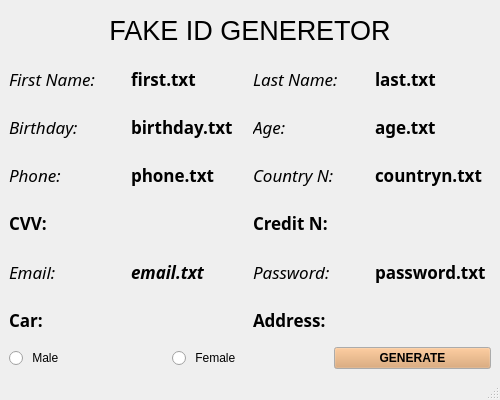
<?xml version="1.0" encoding="UTF-8"?>
<ui version="4.0">
 <class>MainWindow</class>
 <widget class="QMainWindow" name="MainWindow">
  <property name="geometry">
   <rect>
    <x>0</x>
    <y>0</y>
    <width>500</width>
    <height>400</height>
   </rect>
  </property>
  <property name="palette">
   <palette>
    <active>
     <colorrole role="Button">
      <brush brushstyle="SolidPattern">
       <color alpha="255">
        <red>220</red>
        <green>160</green>
        <blue>102</blue>
       </color>
      </brush>
     </colorrole>
    </active>
    <inactive>
     <colorrole role="Button">
      <brush brushstyle="SolidPattern">
       <color alpha="255">
        <red>220</red>
        <green>160</green>
        <blue>102</blue>
       </color>
      </brush>
     </colorrole>
    </inactive>
    <disabled>
     <colorrole role="Button">
      <brush brushstyle="SolidPattern">
       <color alpha="255">
        <red>220</red>
        <green>160</green>
        <blue>102</blue>
       </color>
      </brush>
     </colorrole>
    </disabled>
   </palette>
  </property>
  <property name="windowTitle">
   <string>MainWindow</string>
  </property>
  <widget class="QWidget" name="centralwidget">
   <layout class="QVBoxLayout" name="verticalLayout">
    <item>
     <layout class="QHBoxLayout" name="horizontalLayout_2">
      <item>
       <widget class="QLabel" name="label">
        <property name="font">
         <font>
          <pointsize>20</pointsize>
         </font>
        </property>
        <property name="text">
         <string>FAKE ID GENERETOR</string>
        </property>
        <property name="alignment">
         <set>Qt::AlignCenter</set>
        </property>
       </widget>
      </item>
     </layout>
    </item>
    <item>
     <layout class="QHBoxLayout" name="horizontalLayout_3">
      <item>
       <widget class="QLabel" name="label_2">
        <property name="font">
         <font>
          <family>Manjari</family>
          <pointsize>13</pointsize>
          <weight>50</weight>
          <italic>true</italic>
          <bold>false</bold>
          <underline>false</underline>
          <strikeout>false</strikeout>
          <kerning>true</kerning>
         </font>
        </property>
        <property name="text">
         <string>First Name:</string>
        </property>
       </widget>
      </item>
      <item>
       <widget class="QLabel" name="label_14">
        <property name="font">
         <font>
          <family>Manjari</family>
          <pointsize>13</pointsize>
          <weight>75</weight>
          <italic>false</italic>
          <bold>true</bold>
          <underline>false</underline>
          <strikeout>false</strikeout>
          <kerning>true</kerning>
         </font>
        </property>
        <property name="text">
         <string>first.txt</string>
        </property>
       </widget>
      </item>
      <item>
       <widget class="QLabel" name="label_3">
        <property name="font">
         <font>
          <family>Manjari</family>
          <pointsize>13</pointsize>
          <weight>50</weight>
          <italic>true</italic>
          <bold>false</bold>
          <underline>false</underline>
          <strikeout>false</strikeout>
          <kerning>true</kerning>
         </font>
        </property>
        <property name="text">
         <string>Last Name:</string>
        </property>
       </widget>
      </item>
      <item>
       <widget class="QLabel" name="label_15">
        <property name="font">
         <font>
          <family>Manjari</family>
          <pointsize>13</pointsize>
          <weight>75</weight>
          <bold>true</bold>
         </font>
        </property>
        <property name="text">
         <string>last.txt</string>
        </property>
       </widget>
      </item>
     </layout>
    </item>
    <item>
     <layout class="QHBoxLayout" name="horizontalLayout_4">
      <item>
       <widget class="QLabel" name="label_4">
        <property name="font">
         <font>
          <family>Manjari</family>
          <pointsize>13</pointsize>
          <weight>50</weight>
          <italic>true</italic>
          <bold>false</bold>
         </font>
        </property>
        <property name="text">
         <string>Birthday:</string>
        </property>
       </widget>
      </item>
      <item>
       <widget class="QLabel" name="label_16">
        <property name="font">
         <font>
          <family>Manjari</family>
          <pointsize>13</pointsize>
          <weight>75</weight>
          <bold>true</bold>
         </font>
        </property>
        <property name="text">
         <string>birthday.txt</string>
        </property>
       </widget>
      </item>
      <item>
       <widget class="QLabel" name="label_5">
        <property name="font">
         <font>
          <family>Manjari</family>
          <pointsize>13</pointsize>
          <weight>50</weight>
          <italic>true</italic>
          <bold>false</bold>
         </font>
        </property>
        <property name="text">
         <string>Age:</string>
        </property>
       </widget>
      </item>
      <item>
       <widget class="QLabel" name="label_17">
        <property name="font">
         <font>
          <family>Manjari</family>
          <pointsize>13</pointsize>
          <weight>75</weight>
          <bold>true</bold>
         </font>
        </property>
        <property name="text">
         <string>age.txt</string>
        </property>
       </widget>
      </item>
     </layout>
    </item>
    <item>
     <layout class="QHBoxLayout" name="horizontalLayout_5">
      <item>
       <widget class="QLabel" name="label_6">
        <property name="font">
         <font>
          <family>Manjari</family>
          <pointsize>13</pointsize>
          <weight>50</weight>
          <italic>true</italic>
          <bold>false</bold>
         </font>
        </property>
        <property name="text">
         <string>Phone:</string>
        </property>
       </widget>
      </item>
      <item>
       <widget class="QLabel" name="label_18">
        <property name="font">
         <font>
          <family>Manjari</family>
          <pointsize>13</pointsize>
          <weight>75</weight>
          <bold>true</bold>
         </font>
        </property>
        <property name="text">
         <string>phone.txt</string>
        </property>
       </widget>
      </item>
      <item>
       <widget class="QLabel" name="label_7">
        <property name="font">
         <font>
          <family>Manjari</family>
          <pointsize>13</pointsize>
          <weight>50</weight>
          <italic>true</italic>
          <bold>false</bold>
         </font>
        </property>
        <property name="text">
         <string>Country N:</string>
        </property>
       </widget>
      </item>
      <item>
       <widget class="QLabel" name="label_19">
        <property name="font">
         <font>
          <family>Manjari</family>
          <pointsize>13</pointsize>
          <weight>75</weight>
          <bold>true</bold>
         </font>
        </property>
        <property name="text">
         <string>countryn.txt</string>
        </property>
       </widget>
      </item>
     </layout>
    </item>
    <item>
     <layout class="QHBoxLayout" name="horizontalLayout_6">
      <item>
       <widget class="QLabel" name="label_9">
        <property name="font">
         <font>
          <family>Manjari</family>
          <pointsize>13</pointsize>
          <weight>75</weight>
          <bold>true</bold>
         </font>
        </property>
        <property name="text">
         <string>CVV:</string>
        </property>
       </widget>
      </item>
      <item>
       <widget class="QLabel" name="label_8">
        <property name="font">
         <font>
          <family>Manjari</family>
          <pointsize>13</pointsize>
          <weight>75</weight>
          <bold>true</bold>
         </font>
        </property>
        <property name="text">
         <string>Credit N:</string>
        </property>
       </widget>
      </item>
     </layout>
    </item>
    <item>
     <layout class="QHBoxLayout" name="horizontalLayout_7">
      <item>
       <widget class="QLabel" name="label_10">
        <property name="font">
         <font>
          <family>Manjari</family>
          <pointsize>13</pointsize>
          <weight>50</weight>
          <italic>true</italic>
          <bold>false</bold>
         </font>
        </property>
        <property name="text">
         <string>Email:</string>
        </property>
       </widget>
      </item>
      <item>
       <widget class="QLabel" name="label_20">
        <property name="font">
         <font>
          <family>Manjari</family>
          <pointsize>13</pointsize>
          <weight>75</weight>
          <italic>true</italic>
          <bold>true</bold>
         </font>
        </property>
        <property name="text">
         <string>email.txt</string>
        </property>
       </widget>
      </item>
      <item>
       <widget class="QLabel" name="label_11">
        <property name="font">
         <font>
          <family>Manjari</family>
          <pointsize>13</pointsize>
          <weight>50</weight>
          <italic>true</italic>
          <bold>false</bold>
         </font>
        </property>
        <property name="text">
         <string>Password:</string>
        </property>
       </widget>
      </item>
      <item>
       <widget class="QLabel" name="label_21">
        <property name="font">
         <font>
          <family>Manjari</family>
          <pointsize>13</pointsize>
          <weight>75</weight>
          <bold>true</bold>
         </font>
        </property>
        <property name="text">
         <string>password.txt</string>
        </property>
       </widget>
      </item>
     </layout>
    </item>
    <item>
     <layout class="QHBoxLayout" name="horizontalLayout_8">
      <item>
       <widget class="QLabel" name="label_12">
        <property name="font">
         <font>
          <family>Manjari</family>
          <pointsize>13</pointsize>
          <weight>75</weight>
          <bold>true</bold>
         </font>
        </property>
        <property name="text">
         <string>Car:</string>
        </property>
       </widget>
      </item>
      <item>
       <widget class="QLabel" name="label_13">
        <property name="font">
         <font>
          <family>Manjari</family>
          <pointsize>13</pointsize>
          <weight>75</weight>
          <bold>true</bold>
         </font>
        </property>
        <property name="text">
         <string>Address:</string>
        </property>
       </widget>
      </item>
     </layout>
    </item>
    <item>
     <layout class="QHBoxLayout" name="horizontalLayout">
      <item>
       <widget class="QRadioButton" name="radioButton">
        <property name="text">
         <string> Male</string>
        </property>
       </widget>
      </item>
      <item>
       <widget class="QRadioButton" name="radioButton_2">
        <property name="text">
         <string> Female</string>
        </property>
       </widget>
      </item>
      <item>
       <widget class="QPushButton" name="pushButton">
        <property name="font">
         <font>
          <weight>75</weight>
          <italic>false</italic>
          <bold>true</bold>
         </font>
        </property>
        <property name="text">
         <string>GENERATE</string>
        </property>
       </widget>
      </item>
     </layout>
    </item>
   </layout>
  </widget>
  <widget class="QStatusBar" name="statusbar"/>
 </widget>
 <resources/>
 <connections/>
</ui>
